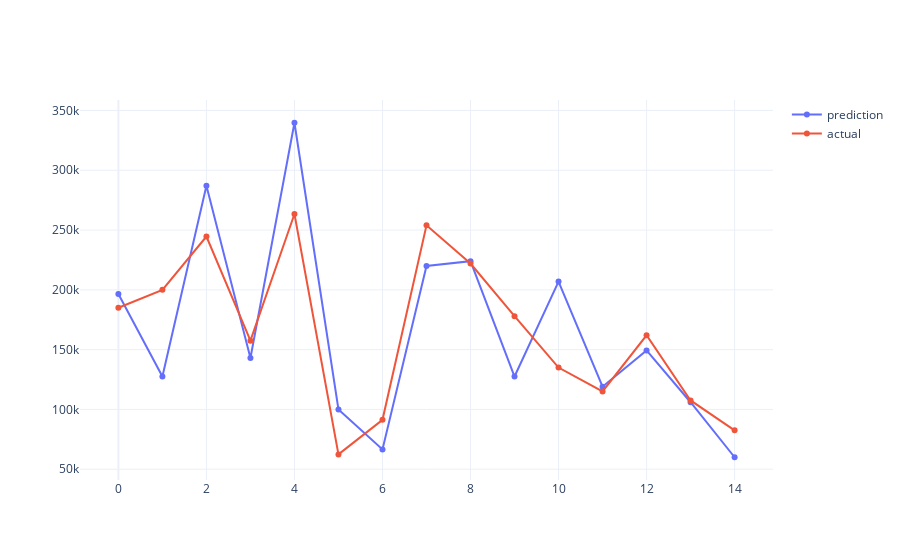

Notebook code cell kept with this figure:
### Code cell
pipe.graph_predictions()

### Figure 1 — Plotly figure (JSON) as saved in the notebook; plotly's stock layout.template omitted (floating-point values rounded to 4 significant figures)
{"data": [{"name": "prediction", "type": "scatter", "y": [196500, 127500, 287090, 143000, 339750, 100000, 66500, 220000, 224000, 127500, 206900, 119000, 149300, 106000, 60000]}, {"name": "actual", "type": "scatter", "y": [185000, 200000, 244600, 157500, 263435, 62383, 91300, 254000, 222000, 178000, 135000, 115000, 162000, 107500, 82500]}], "layout": {}}
